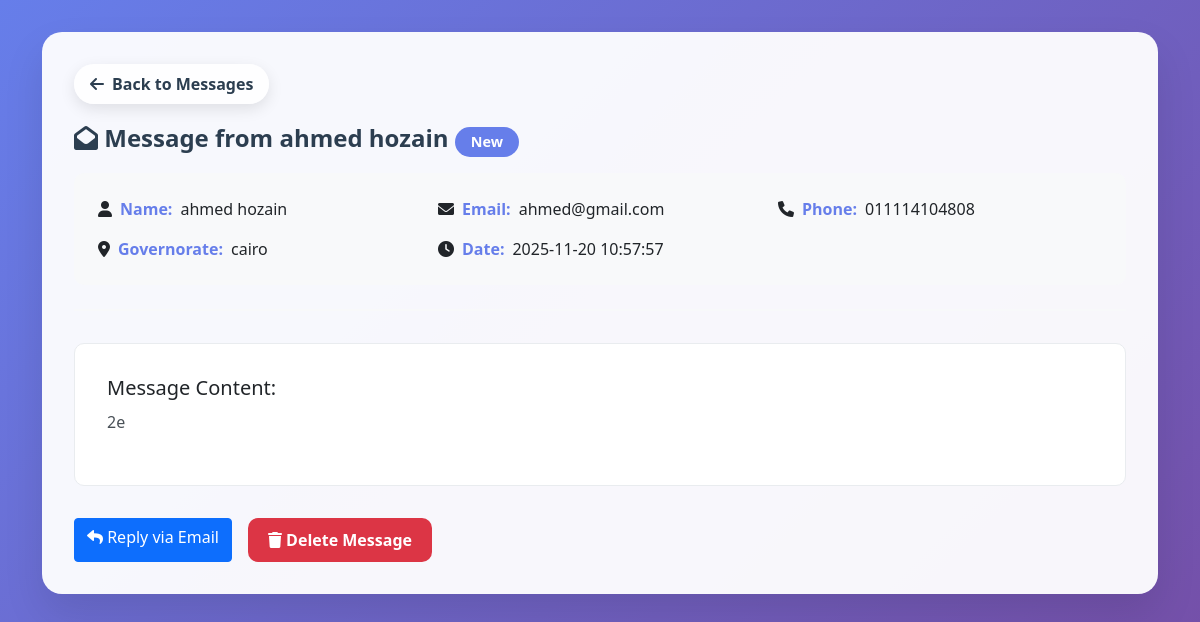
Screenshot of /dashboard/messages/6 (signed in) with the database file from the repository.
### tables this page shows
CREATE TABLE contact_messages (
            id INTEGER PRIMARY KEY AUTOINCREMENT,
            name TEXT NOT NULL,
            email TEXT NOT NULL,
            company TEXT,
            visa_type TEXT,
            message TEXT NOT NULL,
            created_at TIMESTAMP DEFAULT CURRENT_TIMESTAMP,
            is_read BOOLEAN DEFAULT 0,
            replied_at TIMESTAMP
        , phone TEXT, governorate TEXT);

### app.py (the view, shortened to what this page needs)
@app.route('/dashboard/messages/<int:message_id>')
@login_required
def view_message(message_id):
    conn = get_db_connection()
    message = conn.execute('SELECT * FROM contact_messages WHERE id = ?', (message_id,)).fetchone()
    if message and not message['is_read']:
        conn.execute('UPDATE contact_messages SET is_read = 1 WHERE id = ?', (message_id,))
        conn.commit()
    conn.close()
    current_lang = get_language()
    return render_template('view_message.html', message=message, current_lang=current_lang, languages=SUPPORTED_LANGUAGES)

### app.py (called while the page is built, shortened)
def get_language():
    return session.get('language', 'en')

def get_db_connection():
    conn = sqlite3.connect('website_content.db')
    conn.row_factory = sqlite3.Row
    return conn

def login_required(f):
    @wraps(f)
    def decorated_function(*args, **kwargs):
        return f(*args, **kwargs)
    return decorated_function

### templates/view_message.html (shortened to what this page needs)
<!DOCTYPE html>
<html lang="{% if current_lang == 'ar' %}ar{% else %}en{% endif %}" dir="{% if current_lang == 'ar' %}rtl{% else %}ltr{% endif %}">
<head>
    <link href="https://cdn.jsdelivr.net/npm/bootstrap@5.1.3/dist/css/bootstrap.min.css" rel="stylesheet">
    <link href="https://cdnjs.cloudflare.com/ajax/libs/font-awesome/6.0.0/css/all.min.css" rel="stylesheet">
</head>
<body>
    <div class="container">
        <div class="message-container">
            <a href="{{ url_for('dashboard_messages') }}" class="back-btn">
                <i class="fas {% if current_lang == 'ar' %}fa-arrow-right{% else %}fa-arrow-left{% endif %}"></i>
                {% if current_lang == 'ar' %}العودة للرسائل{% else %}Back to Messages{% endif %}
            </a>
            <div class="message-header mt-3">
                <div class="message-title">
                    <i class="fas fa-envelope-open"></i>
                    {% if current_lang == 'ar' %}رسالة من{% else %}Message from{% endif %} {{ message.name }}
                    {% if message.is_read %}
                        <span class="badge badge-success">
                            {% if current_lang == 'ar' %}مقروءة{% else %}Read{% endif %}
                        </span>
                    {% else %}
                        <span class="badge badge-primary">
                            {% if current_lang == 'ar' %}جديدة{% else %}New{% endif %}
                        </span>
                    {% endif %}
                </div>
                <div class="message-info">
                    <div class="info-item">
                        <i class="fas fa-user"></i>
                        <span class="info-label">
                            {% if current_lang == 'ar' %}الاسم:{% else %}Name:{% endif %}
                        </span>
                        <span>{{ message.name }}</span>
                    </div>
                    <div class="info-item">
                        <i class="fas fa-envelope"></i>
                        <span class="info-label">
                            {% if current_lang == 'ar' %}البريد:{% else %}Email:{% endif %}
                        </span>
                        <span>{{ message.email }}</span>
                    </div>
                    {% if message.phone %}
                    <div class="info-item">
                        <i class="fas fa-phone"></i>
                        <span class="info-label">
                            {% if current_lang == 'ar' %}الهاتف:{% else %}Phone:{% endif %}
                        </span>
                        <span>{{ message.phone }}</span>
                    </div>
                    {% endif %}
                    {% if message.governorate %}
                    <div class="info-item">
                        <i class="fas fa-map-marker-alt"></i>
                        <span class="info-label">
                            {% if current_lang == 'ar' %}المحافظة:{% else %}Governorate:{% endif %}
                        </span>
                        <span>{{ message.governorate }}</span>
                    </div>
                    {% endif %}
                    <div class="info-item">
                        <i class="fas fa-clock"></i>
                        <span class="info-label">
                            {% if current_lang == 'ar' %}التاريخ:{% else %}Date:{% endif %}
                        </span>
                        <span>{{ message.created_at }}</span>
                    </div>
                </div>
            </div>
            <div class="message-body">
                <h5>{% if current_lang == 'ar' %}محتوى الرسالة:{% else %}Message Content:{% endif %}</h5>
                <p>{{ message.message }}</p>
            </div>
            {% set delete_confirm = 'هل أنت متأكد من حذف هذه الرسالة؟' if current_lang == 'ar' else 'Are you sure you want to delete this message?' %}
            <div class="action-buttons">
                <a href="mailto:{{ message.email }}" class="btn btn-primary">
                    <i class="fas fa-reply"></i>
                    {% if current_lang == 'ar' %}الرد عبر البريد{% else %}Reply via Email{% endif %}
                </a>
                <a href="{{ url_for('delete_message', message_id=message.id) }}"
                   class="btn btn-danger"
                   onclick='return confirm("{{ delete_confirm }}");'>
                    <i class="fas fa-trash"></i>
                    {% if current_lang == 'ar' %}حذف الرسالة{% else %}Delete Message{% endif %}
                </a>
            </div>
        </div>
    </div>
</body>
</html>

### templates/view_message.html (style rules this page uses)
body { background: linear-gradient(135deg, #667eea 0%, #764ba2 100%); min-height: 100vh; font-family: 'Segoe UI', Tahoma, Geneva, Verdana, sans-serif; }
.message-container { background: rgba(255, 255, 255, 0.95); border-radius: 20px; box-shadow: 0 20px 40px rgba(0, 0, 0, 0.1); margin: 2rem auto; padding: 2rem; }
.message-header { border-bottom: 2px solid #f8f9fa; padding-bottom: 1.5rem; margin-bottom: 2rem; }
.message-title { color: #2c3e50; font-weight: 700; font-size: 1.5rem; margin-bottom: 1rem; }
.message-info { display: grid; grid-template-columns: repeat(auto-fit, minmax(250px, 1fr)); gap: 1rem; background: #f8f9fa; padding: 1.5rem; border-radius: 10px; }
.info-item { display: flex; align-items: center; gap: 0.5rem; }
.info-label { font-weight: 600; color: #667eea; }
.message-body { background: white; padding: 2rem; border-radius: 10px; border: 1px solid #e9ecef; margin: 2rem 0; }
.message-body p { color: #495057; line-height: 1.8; white-space: pre-wrap; }
.back-btn { background: rgba(255, 255, 255, 0.9); border-radius: 50px; padding: 8px 16px; text-decoration: none; color: #2c3e50; font-weight: 600; box-shadow: 0 5px 15px rgba(0, 0, 0, 0.1); transition: all 0.3s ease; display: inline-flex; align-items: center; gap: 0.5rem; }
.action-buttons { display: flex; gap: 1rem; margin-top: 2rem; }
.btn-danger { background: #dc3545; border: none; border-radius: 10px; padding: 10px 20px; font-weight: 600; }
.badge { padding: 0.5rem 1rem; border-radius: 20px; font-size: 0.9rem; font-weight: 600; }
.badge-primary { background: #667eea; color: white; }

### rows the page displays
contact_messages: name "ahmed hozain", email "ahmed@gmail.com", phone "011114104808", governorate "cairo", created_at "2025-11-20 10:57:57", message "2e"
